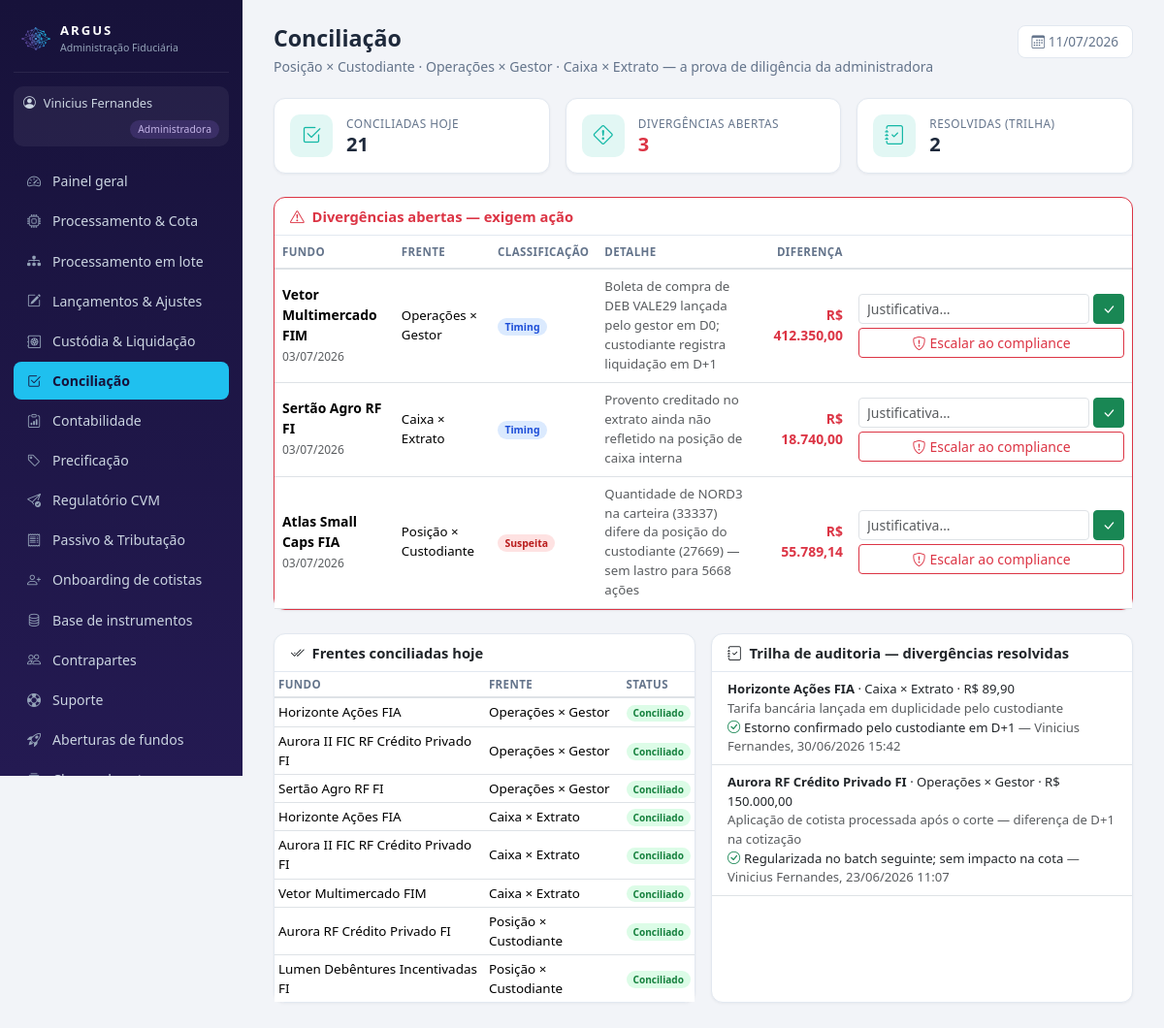
Screenshot of /admin/conciliacao.php (signed in) with the database file from the repository.
### tables this page shows
CREATE TABLE usuarios (
  id INT AUTO_INCREMENT PRIMARY KEY,
  nome VARCHAR(100) NOT NULL,
  email VARCHAR(120) NOT NULL UNIQUE,
  senha VARCHAR(255) NOT NULL,         
  perfil ENUM('admin','gestor','custodia') NOT NULL,   
  fundo_id INT NULL,
  gestora VARCHAR(150) NULL,
  telefone VARCHAR(30) NULL,
  kyc_status VARCHAR(20) DEFAULT 'Pendente',
  criado_em DATETIME DEFAULT CURRENT_TIMESTAMP
);

CREATE TABLE conciliacao (
  id INT AUTO_INCREMENT PRIMARY KEY,
  fundo_id INT NOT NULL,
  data_ref DATE NOT NULL,
  origem VARCHAR(60) NOT NULL,         
  situacao VARCHAR(20) NOT NULL,       
  classificacao VARCHAR(20),           
  detalhe VARCHAR(400),
  valor_diferenca DECIMAL(18,2) DEFAULT 0,
  resolucao VARCHAR(400),
  resolvido_por VARCHAR(100),
  resolvido_em DATETIME NULL,
  FOREIGN KEY (fundo_id) REFERENCES fundos(id)
);

CREATE TABLE fundos (
  id INT AUTO_INCREMENT PRIMARY KEY,
  nome VARCHAR(150) NOT NULL,
  cnpj VARCHAR(20),
  classe VARCHAR(50),                  
  publico_alvo VARCHAR(60),            
  condominio VARCHAR(20) DEFAULT 'Aberto',
  status VARCHAR(30) DEFAULT 'Ativo',  
  gestora VARCHAR(120),
  benchmark VARCHAR(30) DEFAULT 'CDI',
  tributacao VARCHAR(20) DEFAULT 'Longo Prazo',    
  provisao_despesas DECIMAL(18,2) DEFAULT 0,       
  tipo_fundo VARCHAR(10) DEFAULT 'FIF',            
  master_id INT DEFAULT NULL,                      
  taxa_adm DECIMAL(8,6) DEFAULT 0.0008,       
  taxa_gestao DECIMAL(8,6) DEFAULT 0.007,
  taxa_performance DECIMAL(8,6) DEFAULT 0,    
  caixa_atual DECIMAL(18,2) DEFAULT 0,
  pl_atual DECIMAL(18,2) DEFAULT 0,
  cota_atual DECIMAL(18,8) DEFAULT 1,
  data_abertura DATE,
  transparencia VARCHAR(12) DEFAULT 'delay_1m'   
);

### includes/auth.php (called while the page is built, shortened)
<?php
function usuario() {
    return $_SESSION['usuario'] ?? null;
}
function exigir_perfil(string ...$perfis): array {
    global $pdo;
    $u = usuario();
    if ($u && isset($pdo)) {
        $st = $pdo->prepare('SELECT * FROM usuarios WHERE id = ? AND perfil = ?');
        $st->execute([$u['id'], $u['perfil']]);
        $atual = $st->fetch();
        if (!$atual) { logout_usuario(); $u = null; }
        else { $_SESSION['usuario'] = $u = $atual; }
    }
    return $u;
}
function base_url(): string {
    return defined('BASE_URL') ? BASE_URL : '../';
}

### admin/conciliacao.php (the view, shortened to what this page needs)
<?php
require_once __DIR__ . '/../config/db.php';
require_once __DIR__ . '/../includes/auth.php';
require_once __DIR__ . '/../includes/layout.php';
$u = exigir_perfil('admin');
$st = $pdo->query("SELECT c.*, f.nome fundo_nome FROM conciliacao c JOIN fundos f ON f.id = c.fundo_id
                   ORDER BY FIELD(c.situacao,'Divergente','Resolvido','Conciliado'), c.data_ref DESC");
$todas = $st->fetchAll();
$divergentes = array_filter($todas, fn($c) => $c['situacao'] === 'Divergente');
$resolvidas = array_filter($todas, fn($c) => $c['situacao'] === 'Resolvido');
$conciliadas = array_filter($todas, fn($c) => $c['situacao'] === 'Conciliado');
page_start('Conciliação', 'Conciliação', $u,
    'Posição × Custodiante · Operações × Gestor · Caixa × Extrato — a prova de diligência da administradora');
?>
<div class="row row-cols-3 g-3 mb-4">
  <?= kpi('Conciliadas hoje', (string)count($conciliadas), 'bi-check2-square') ?>
  <?= kpi('Divergências abertas', '<span class="' . (count($divergentes) ? 'text-danger' : '') . '">' . count($divergentes) . '</span>', 'bi-exclamation-diamond') ?>
  <?= kpi('Resolvidas (trilha)', (string)count($resolvidas), 'bi-journal-check') ?>
</div>
<?php if ($divergentes): ?>
<div class="card mb-4 border-danger">
  <div class="card-header text-danger"><i class="bi bi-exclamation-triangle me-1"></i> Divergências abertas — exigem ação</div>
  <div class="card-body p-0">
    <table class="table mb-0 align-middle">
      <thead><tr><th>Fundo</th><th>Frente</th><th>Classificação</th><th>Detalhe</th><th class="text-end">Diferença</th><th style="min-width:290px"></th></tr></thead>
      <tbody>
      <?php foreach ($divergentes as $c): ?>
        <tr>
          <td><b><?= e_html($c['fundo_nome']) ?></b><br><span class="text-muted" style="font-size:.75rem"><?= data_br($c['data_ref']) ?></span></td>
          <td style="font-size:.83rem"><?= e_html($c['origem']) ?></td>
          <td><?= badge_status($c['classificacao']) ?></td>
          <td class="text-muted" style="font-size:.83rem"><?= e_html($c['detalhe']) ?></td>
          <td class="text-end text-danger"><b><?= moeda($c['valor_diferenca']) ?></b></td>
          <td>
            <form method="post" class="d-flex gap-1">
              <input class="form-control form-control-sm" name="justificativa" placeholder="Justificativa…" required>
              <button class="btn btn-sm btn-success" title="Marcar como resolvida"><i class="bi bi-check-lg"></i></button>
            </form>
            <form method="post" class="mt-1">
              <button class="btn btn-sm btn-outline-danger w-100"><i class="bi bi-shield-exclamation me-1"></i>Escalar ao compliance</button>
            </form>
          </td>
        </tr>
      <?php endforeach; ?>
      </tbody>
    </table>
  </div>
</div>
<?php endif; ?>
<div class="row g-3">
  <div class="col-lg-6">
    <div class="card h-100">
      <div class="card-header"><i class="bi bi-check2-all me-1"></i> Frentes conciliadas hoje</div>
      <div class="card-body p-0" style="max-height:340px;overflow-y:auto">
        <table class="table table-sm table-hover mb-0" style="font-size:.84rem">
          <thead><tr><th>Fundo</th><th>Frente</th><th>Status</th></tr></thead>
          <tbody>
          <?php foreach ($conciliadas as $c): ?>
            <tr><td><?= e_html($c['fundo_nome']) ?></td><td><?= e_html($c['origem']) ?></td><td><?= badge_status('Conciliado') ?></td></tr>
          <?php endforeach; ?>
          </tbody>
        </table>
      </div>
    </div>
  </div>
  <div class="col-lg-6">
    <div class="card h-100">
      <div class="card-header"><i class="bi bi-journal-check me-1"></i> Trilha de auditoria — divergências resolvidas</div>
      <div class="card-body p-0" style="max-height:340px;overflow-y:auto">
        <?php foreach ($resolvidas as $c): ?>
          <div class="p-2 px-3 border-bottom" style="font-size:.82rem">
            <b><?= e_html($c['fundo_nome']) ?></b> · <?= e_html($c['origem']) ?> · <?= moeda($c['valor_diferenca']) ?><br>
            <span class="text-muted"><?= e_html($c['detalhe']) ?></span><br>
            <i class="bi bi-check-circle text-success me-1"></i><?= e_html($c['resolucao']) ?>
            <span class="text-muted">— <?= e_html($c['resolvido_por']) ?>, <?= $c['resolvido_em'] ? date('d/m/Y H:i', strtotime($c['resolvido_em'])) : '' ?></span>
          </div>
        <?php endforeach; ?>
      </div>
    </div>
  </div>
</div>
<?php page_end();

### includes/layout.php (shortened to what this page needs)
<?php
require_once __DIR__ . '/helpers.php';
function menu_itens(array $u): array {
    $b = base_url();
    if ($u['perfil'] === 'admin') {
        return [
            ['Painel geral',        $b.'admin/index.php',          'bi-speedometer2'],
            ['Processamento & Cota', $b.'admin/processamento.php', 'bi-cpu'],
            ['Processamento em lote', $b.'admin/batch.php',        'bi-diagram-3-fill'],
            ['Lançamentos & Ajustes', $b.'admin/lancamentos.php',  'bi-pencil-square'],
            ['Custódia & Liquidação', $b.'admin/custodia.php',     'bi-safe2'],
            ['Conciliação',         $b.'admin/conciliacao.php',    'bi-check2-square'],
            ['Contabilidade',       $b.'admin/contabilidade.php',  'bi-clipboard-data'],
            ['Precificação',        $b.'admin/precificacao.php',   'bi-tag'],
            ['Regulatório CVM',     $b.'admin/regulatorio.php',    'bi-send-check'],
            ['Passivo & Tributação', $b.'admin/passivo.php',       'bi-receipt'],
            ['Onboarding de cotistas', $b.'admin/onboarding_cotista.php', 'bi-person-plus'],
            ['Base de instrumentos', $b.'admin/ativos.php',        'bi-database'],
            ['Contrapartes',        $b.'admin/contrapartes.php',   'bi-people'],
            ['Suporte',             $b.'admin/tickets.php',        'bi-life-preserver'],
            ['Aberturas de fundos', $b.'admin/aberturas.php',      'bi-rocket-takeoff'],
            ['Classes de cotas',    $b.'admin/classes.php',        'bi-collection'],
            ['Classes & Subclasses', $b.'admin/subclasses.php',    'bi-diagram-3'],
            ['FIP / Private Equity', $b.'admin/fip.php',           'bi-building-gear'],
            ['Carteiras',           $b.'admin/carteiras.php',      'bi-collection'],
            ['Pendências',          $b.'admin/pendencias.php',     'bi-list-task'],
            ['IA · Fraude',         $b.'admin/fraude.php',         'bi-shield-exclamation'],
            ['Repasses',            $b.'admin/repasses.php',       'bi-cash-stack'],
            ['Fundos & Clientes',   $b.'admin/fundos.php',         'bi-folder-plus'],
        ];
    }
    global $pdo;
    $itens = [
        ['Visão geral',       $b.'gestor/index.php',        'bi-speedometer2'],
        ['Aprovação de cota', $b.'gestor/cotas.php',        'bi-clipboard-check'],
        ['Boletar operação',  $b.'gestor/boletas.php',      'bi-receipt-cutoff'],
        ['Catálogo de ativos', $b.'gestor/ativos.php',      'bi-database'],
        ['Carteira',          $b.'gestor/carteira.php',     'bi-pie-chart'],
        ['Caixa & Fluxo',     $b.'gestor/caixa.php',        'bi-wallet2'],
        ['Cotistas',          $b.'gestor/cotistas.php',     'bi-people'],
        ['Acessos & transparência', $b.'gestor/acessos.php', 'bi-key'],
        ['Performance',       $b.'gestor/performance.php',  'bi-graph-up-arrow'],
        ['Relatórios',        $b.'gestor/relatorios.php',   'bi-file-earmark-text'],
        ['Enquadramento',     $b.'gestor/enquadramento.php','bi-check-circle'],
        ['Assembleias',       $b.'gestor/assembleias.php',  'bi-megaphone'],
        ['Comunicados',       $b.'gestor/comunicados.php',  'bi-chat-left-text'],
        ['Chamados de cotistas', $b.'gestor/chamados_cotistas.php', 'bi-chat-dots'],
        ['Equipe do fundo',   $b.'gestor/equipe.php',       'bi-people-fill'],
        ['Criar fundo',       $b.'gestor/novo_fundo.php',   'bi-plus-square'],
        ['Suporte',           $b.'gestor/tickets.php',      'bi-life-preserver'],
    ];
    $livres = ['Equipe do fundo', 'Criar fundo', 'Suporte'];
    $fundo = fundo_do_usuario($pdo, $u);
    $fid = (int)$fundo['id'];
    $principal = eh_principal($pdo, $u, $fid);
    $mapa = permissao_de_menu();
    return array_values(array_filter($itens, function ($it) use ($mapa, $principal, $pdo, $u, $fid, $livres) {
        if (in_array($it[0], $livres, true)) return true;
        $req = $mapa[$it[0]] ?? null;
        if ($req === null) return true;
        if ($req === '__principal__') return $principal;
        return $principal || pode($pdo, $u, $fid, $req);
    }));
}
function page_start(string $titulo, string $ativo, array $u, string $subtitulo = ''): void {
    $b = base_url();
    $perfilRotulo = ['admin' => 'Administradora', 'gestor' => 'Gestor', 'custodia' => 'Custodiante'][$u['perfil']] ?? $u['perfil'];
    $perfilCor    = ['admin' => 'gold', 'gestor' => 'teal'][$u['perfil']] ?? 'blue';
    ?><!DOCTYPE html>
<html lang="pt-BR">
<head>
<link href="https://cdn.jsdelivr.net/npm/bootstrap@5.3.3/dist/css/bootstrap.min.css" rel="stylesheet">
<link href="https://cdn.jsdelivr.net/npm/bootstrap-icons@1.11.3/font/bootstrap-icons.min.css" rel="stylesheet">
<link href="https://cdn.jsdelivr.net/npm/flatpickr@4.6.13/dist/flatpickr.min.css" rel="stylesheet">
<link href="<?= $b ?>assets/css/style.css" rel="stylesheet">
</head>
<body>
<div class="app-wrap">
  <aside class="sidebar">
    <div class="brand">
      <img src="<?= $b ?>assets/favicon.png" class="brand-mark" alt="Argus">
      <div>
        <div class="brand-name">ARGUS</div>
        <div class="brand-sub">Administração Fiduciária</div>
      </div>
    </div>
    <div class="perfil-chip chip-<?= $perfilCor ?>">
      <i class="bi bi-person-circle"></i> <?= e_html($u['nome']) ?>
      <span><?= $perfilRotulo ?></span>
    </div>
    <nav class="menu">
      <?php foreach (menu_itens($u) as [$rotulo, $href, $icone]): ?>
        <a href="<?= $href ?>" class="<?= $rotulo === $ativo ? 'ativo' : '' ?>">
          <i class="bi <?= $icone ?>"></i> <?= e_html($rotulo) ?>
        </a>
      <?php endforeach; ?>
    </nav>
  </aside>
  <main class="conteudo">
    <div class="titulo-pagina">
      <div>
        <h1><?= e_html($titulo) ?></h1>
        <?php if ($subtitulo): ?><p class="subtitulo"><?= $subtitulo ?></p><?php endif; ?>
      </div>
      <div class="data-ref"><i class="bi bi-calendar3"></i> <?= date('d/m/Y') ?></div>
    </div>
<?php
}
function page_end(): void {
    ?>
  </main>
</div>
</body>
</html><?php
}
function kpi(string $rotulo, string $valor, string $icone = 'bi-graph-up', string $extra = ''): string {
    return '<div class="col"><div class="kpi-card">
        <div class="kpi-icone"><i class="bi ' . $icone . '"></i></div>
        <div><div class="kpi-rotulo">' . e_html($rotulo) . '</div>
        <div class="kpi-valor">' . $valor . '</div>' . ($extra ? '<div class="kpi-extra">' . $extra . '</div>' : '') . '</div>
    </div></div>';
}

### includes/helpers.php (shortened to what this page needs)
<?php
function moeda($v, int $dec = 2): string {
    return 'R$ ' . number_format((float)$v, $dec, ',', '.');
}
function e_html($s): string { return htmlspecialchars((string)$s, ENT_QUOTES, 'UTF-8'); }
function badge(string $texto, string $cor): string {
    return '<span class="badge badge-soft-' . $cor . '">' . e_html($texto) . '</span>';
}
function badge_status(string $s): string {
    $map = [
        'OK' => 'success', 'Ativo' => 'success', 'Ativa' => 'success', 'Conciliado' => 'success', 'Concluída' => 'success',
        'Pago' => 'success', 'Aprovado' => 'success', 'Respondido' => 'success', 'Reenquadrado' => 'success',
        'Resolvido' => 'success', 'Encerrado' => 'secondary', 'Encerrada' => 'secondary', 'Falso positivo' => 'secondary',
        'Pendente' => 'warning', 'Em andamento' => 'warning', 'Em abertura' => 'warning',
        'Em análise' => 'warning', 'Em revisão' => 'warning', 'Apurado' => 'warning', 'Rodando' => 'info',
        'Instruído' => 'info', 'Aberto' => 'info', 'Em aberto' => 'warning',
        'Erro' => 'danger', 'Divergente' => 'danger', 'Escalado' => 'danger',
        'Alta' => 'danger', 'Média' => 'warning', 'Baixa' => 'secondary',
        'Timing' => 'info', 'Suspeita' => 'danger',
    ];
    return badge($s, $map[$s] ?? 'secondary');
}
function data_br($d): string {
    return date('d/m/Y', strtotime($d));
}

### rows the page displays
usuarios: nome "Vinicius Fernandes", perfil "Administradora"
conciliacao: fundo.nome "Vetor Multimercado FIM", data_ref "03/07/2026", origem "Operações × Gestor", classificacao "Timing", detalhe "Boleta de compra de DEB VALE29 lançada pelo gestor em D0; custodiante registra liquidação em D+1", valor_diferenca "R$ 412.350,00"
conciliacao: fundo.nome "Sertão Agro RF FI", data_ref "03/07/2026", origem "Caixa × Extrato", classificacao "Timing", detalhe "Provento creditado no extrato ainda não refletido na posição de caixa interna", valor_diferenca "R$ 18.740,00"
conciliacao: fundo.nome "Atlas Small Caps FIA", data_ref "03/07/2026", origem "Posição × Custodiante", classificacao "Suspeita", detalhe "Quantidade de NORD3 na carteira (33337) difere da posição do custodiante (27669) — sem lastro para 5668 ações", valor_diferenca "R$ 55.789,14"
conciliacao: fundo.nome "Horizonte Ações FIA", origem "Operações × Gestor"
conciliacao: fundo.nome "Aurora II FIC RF Crédito Privado FI", origem "Operações × Gestor"
conciliacao: fundo.nome "Sertão Agro RF FI", origem "Operações × Gestor"
conciliacao: fundo.nome "Horizonte Ações FIA", origem "Caixa × Extrato"
conciliacao: fundo.nome "Aurora II FIC RF Crédito Privado FI", origem "Caixa × Extrato"
conciliacao: fundo.nome "Vetor Multimercado FIM", origem "Caixa × Extrato"
conciliacao: fundo.nome "Aurora RF Crédito Privado FI", origem "Posição × Custodiante"
conciliacao: fundo.nome "Lumen Debêntures Incentivadas FI", origem "Posição × Custodiante"
conciliacao: fundo.nome "Horizonte Ações FIA", origem "Caixa × Extrato", valor_diferenca "R$ 89,90", detalhe "Tarifa bancária lançada em duplicidade pelo custodiante", resolucao "Estorno confirmado pelo custodiante em D+1", resolvido_por "Vinicius Fernandes", resolvido_em "30/06/2026 15:42"
conciliacao: fundo.nome "Aurora RF Crédito Privado FI", origem "Operações × Gestor", valor_diferenca "R$ 150.000,00", detalhe "Aplicação de cotista processada após o corte — diferença de D+1 na cotização", resolucao "Regularizada no batch seguinte; sem impacto na cota", resolvido_por "Vinicius Fernandes", resolvido_em "23/06/2026 11:07"

### other values shown
e_html($rotulo) "Painel geral"
e_html($rotulo) "Processamento & Cota"
e_html($rotulo) "Processamento em lote"
e_html($rotulo) "Lançamentos & Ajustes"
e_html($rotulo) "Custódia & Liquidação"
e_html($rotulo) "Conciliação"
e_html($rotulo) "Contabilidade"
e_html($rotulo) "Precificação"
e_html($rotulo) "Regulatório CVM"
e_html($rotulo) "Passivo & Tributação"
e_html($rotulo) "Onboarding de cotistas"
e_html($rotulo) "Base de instrumentos"
e_html($rotulo) "Contrapartes"
e_html($rotulo) "Suporte"
e_html($rotulo) "Aberturas de fundos"
